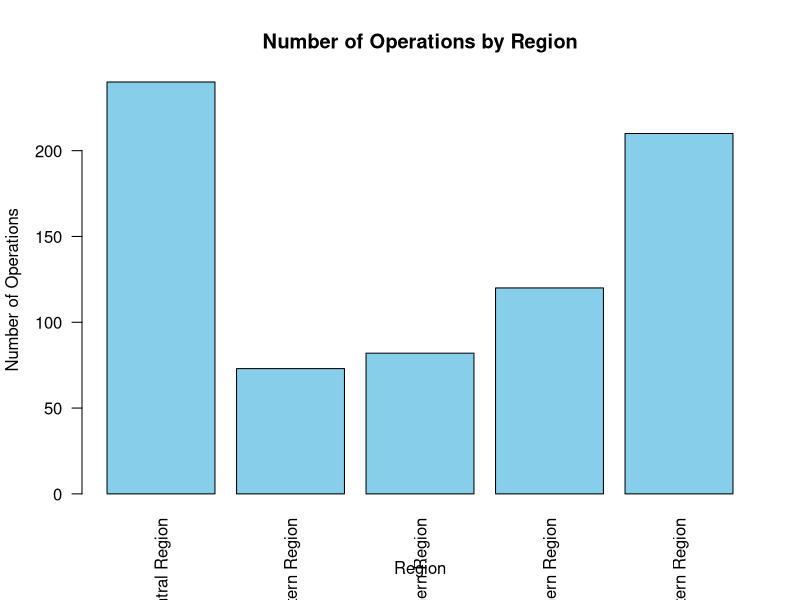
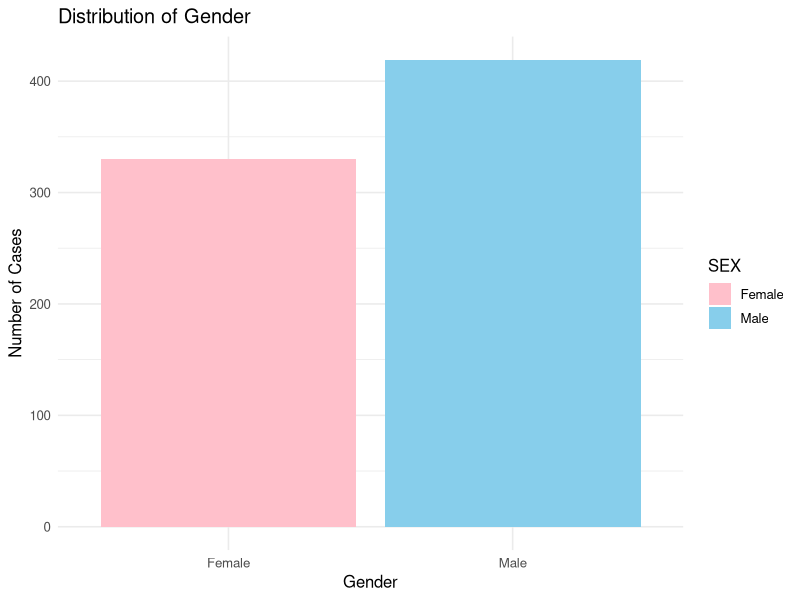
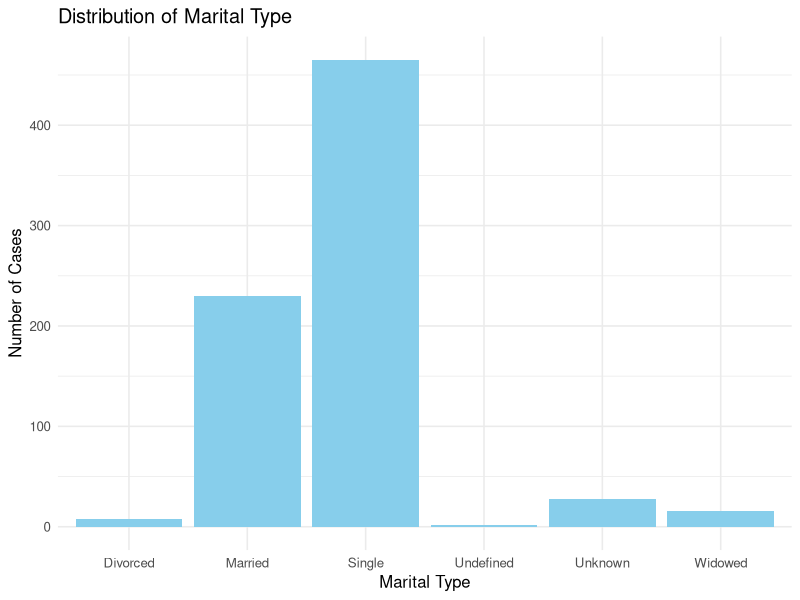
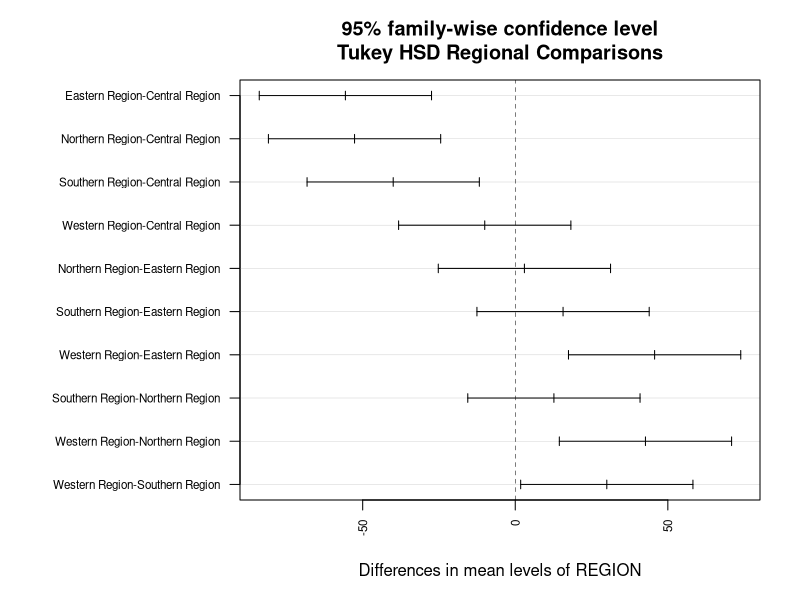

R code for these plots, in order:
## ---- chunk 1
library(dplyr)
library(ggplot2)
library(readxl)
library(psych)
library(knitr)
library(multcomp)
## ---- chunk 2
df <- read_excel("A_list_of_OR_For_Neurosciences_xlsx.xlsx", .name_repair = "minimal")


## ---- chunk 3
df_clean <- df %>% 
  filter(
    !is.na(REGION),
    REGION != "",
    REGION != "Unknown",
    REGION != "unknown",
    REGION != "UNKNOWN",
    REGION != "Undefined",
    REGION != "UNDEFINED"
  )
## ---- chunk 4
df2<- df[, names(df) != ""]
df2<- df %>% mutate(across(where(is.character), as.factor))


summary_table <- psych::describe(df)
summary_table_simple <- summary_table[, c("vars","n","mean","sd","median","min","max")]


print(knitr::kable(summary_table_simple, caption = "Descriptive Summary"))

## ---- chunk 5
region_table <- table(df_clean$REGION)
region_table <- region_table[region_table != 10]
print(knitr::kable(region_table, caption = "Region Distribution"))

## ---- chunk 6
print(knitr::kable(table(df$LOC_FACILITY_CD_DESC), caption = "Facility Distribution"))


## ---- chunk 7

region_counts <- df_clean %>%
  group_by(REGION) %>%
  summarise(Number_of_Operations = n())
# Display the results after cleaning
region_counts
## ---- chunk 8

barplot(
  region_counts$Number_of_Operations,
  names.arg = region_counts$REGION,
  col = "skyblue",
  main = "Number of Operations by Region",
  ylab = "Number of Operations",
  xlab = "Region",
  las = 2

)
## ---- chunk 9

p_gender <- ggplot(df, aes(x = SEX, fill = SEX)) +
  geom_bar() +
  scale_fill_manual(values = c("Female" = "pink", "Male" = "skyblue")) +
  labs(
    title = "Distribution of Gender",
    x = "Gender",
    y = "Number of Cases"
  ) +
  theme_minimal(base_size = 12)

p_gender
## ---- chunk 10

p_marital <- ggplot(df, aes(x = MARITAL_TYPE)) +
  geom_bar(fill = "skyblue") +
  labs(
    title = "Distribution of Marital Type",
    x = "Marital Type",
    y = "Number of Cases"
  ) +
  theme_minimal(base_size = 12)

print(p_marital)
## ---- chunk 11

anova_region <- aov(Number_of_Operations ~ REGION, data = region_counts)
summary(anova_region)


monthly_counts <- df_clean %>%
  group_by(REGION, MONTH_G) %>%
  summarise(Operations = n(), .groups = "drop")

anova_region <- aov(Operations ~ REGION, data = monthly_counts)
summary(anova_region)

## ---- chunk 12
tukey_result <- TukeyHSD(anova_region)
tukey_result
#  Plot confidence intervals
par(mar = c(5, 12, 4, 2))
plot(tukey_result, las = 2, cex.axis = 0.7)
title("\nTukey HSD Regional Comparisons")
